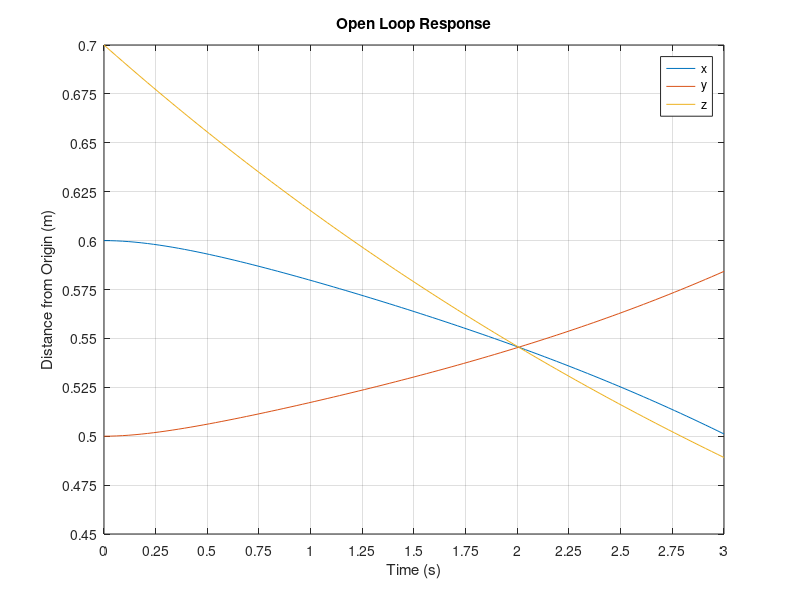
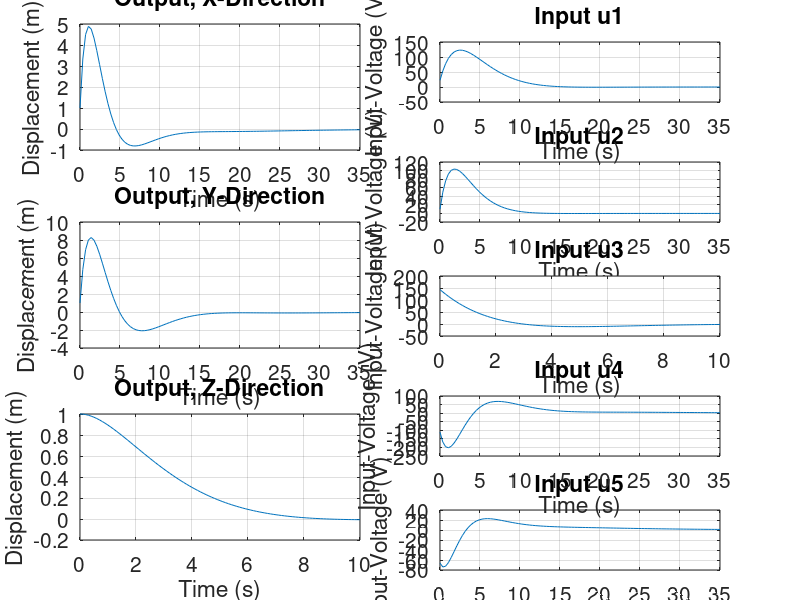
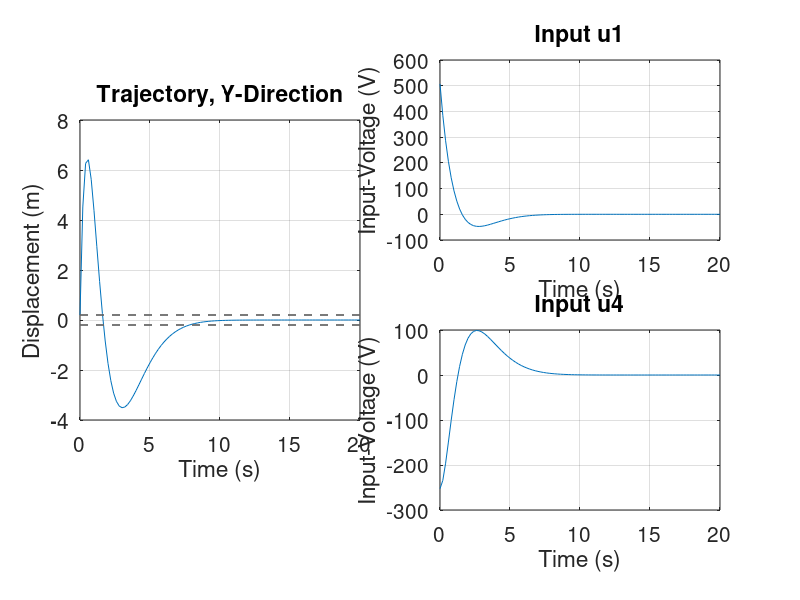
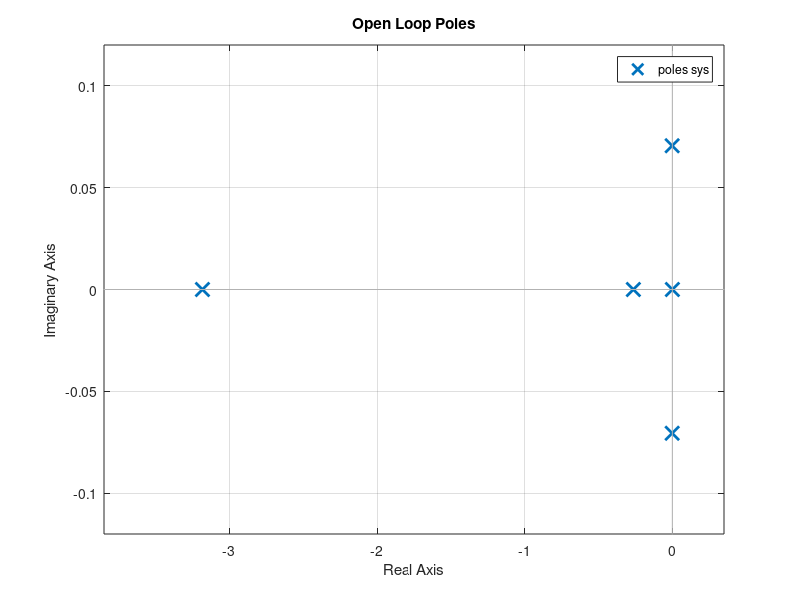

Write MATLAB code to recreate these figures, in order.
% Applied Linear Systems, Midterm Project %
% Peter Racioppo, 905955118 %

clear all
clc

% ------ Question 1b ------ %

% Masses
Mx = 100;
My = 150;
Mz = 50;
m4 = 20;
m5 = 20;

% Damping-Coefficients
bx = 50;
by = 40;
bz = 10;
b4 = 2.51;
b5 = 3.77;

% Stiffness-Coefficients
kx = 0.2;
ky = 0.1;
k4 = 7.89;
k5 = 7.89;

% Coefficients
a1 = 0.05;
a2 = 0.1;
a3 = 0.1;
a4 = 0.3;
a5 = 0.5;

% Matrix Definitions

A = [0,(1/Mx),0,0,0,0,0,0,0,0,0,0;...
    0,(-bx/Mx),-kx,0,0,0,0,0,0,0,0,0;...
    0,(1/Mx),(-kx/b5),(k5/b5),(-1/m5),0,0,0,0,0,0,0;...
    0,0,(kx/b5),(-k5/b5),0,0,0,0,0,0,0,0;...
    0,0,kx,0,0,0,0,0,0,0,0,0;...
    0,0,0,0,0,0,(1/My),0,0,0,0,0;...
    0,0,0,0,0,0,(-by/My),-ky,0,0,0,0;...
    0,0,0,0,0,0,(1/My),(-ky/b4),(k4/b4),(-1/m4),0,0;...
    0,0,0,0,0,0,0,(ky/b4),(-k4/b4),0,0,0;...
    0,0,0,0,0,0,0,ky,0,0,0,0;...
    0,0,0,0,0,0,0,0,0,0,0,1;...
    0,0,0,0,0,0,0,0,0,0,0,(-bz/Mz)];
    
B = [0,0,0,0,0;...
    0,a2,0,0,0;...
    0,0,0,0,-a5/b5;...
    0,0,0,0,a5/b5;...
    0,0,0,0,0;...
    0,0,0,0,0;...
    a1,0,0,0,0;...
    0,0,0,-a4/b4,0;...
    0,0,0,a4/b4,0;...
    0,0,0,0,0;...
    0,0,0,0,0;...
    0,0,a3/Mz,0,0];

C = [1,0,-1,0,0,0,0,0,0,0,0,0;...
    0,0,0,0,0,1,0,-1,0,0,0,0;...
    0,0,0,0,0,0,0,0,0,0,1,0];

D = [0,0,0,0,0;...
     0,0,0,0,0;...
     0,0,0,0,0];
 
% ------ Question 1c ------ %

sys= ss(A,B,C,D);
sysr=minreal(sys);
[a,b,c,d] = ssdata(sysr);

set(sys,'statename',{'p1','q2','q3','p4','y1','p5',...
     'q6','q7','p8','x2','z','z_prime'});
set(sys,'inputname',{'u1','u2','u3','u4','u5'});
set(sys,'outputname',{'y','x','z'});

% Our state-space representation is already a minimum realization.
 
% ------ Question 2 ------ %
  
P = ctrb(sys);
rank(P);

% The rank of P is 12, so the system is controllable.

% There are (the sum of 5 choose k from 1 to 5) = 31 possible subsets to check.

comb = [1 1 1 1 1;...
    1 1 1 1 0;...
    1 1 1 0 1;...
    1 1 0 1 1;...
    1 0 1 1 1;...
    0 1 1 1 1;... 
    1 1 1 0 0;...
    1 1 0 1 0;...
    1 1 0 0 1;...
    1 0 1 1 0;...
    1 0 1 0 1;...
    1 0 0 1 1;...
    0 1 1 1 0;...
    0 1 1 0 1;...
    0 1 0 1 1;...
    0 0 1 1 1;...
    1 1 0 0 0;...
    1 0 1 0 0;...
    1 0 0 1 0;...
    1 0 0 0 1;...
    0 1 1 0 0;...
    0 1 0 1 0;...
    0 1 0 0 1;...
    0 0 1 1 0;...
    0 0 1 0 1;...
    0 0 0 1 1;...
    1 0 0 0 0;...
    0 1 0 0 0;...
    0 0 1 0 0;...
    0 0 0 1 0;...
    0 0 0 0 1];

for ii = 1:31
    k = 1;
    if comb(ii,1) == 1
        Bn(:,k) = B(:,1);
        k=k+1;
    end
    if comb(ii,2) == 1
        Bn(:,k) = B(:,2);
        k=k+1;
    end
    if comb(ii,3) == 1
        Bn(:,k) = B(:,3);
        k=k+1;
    end
    if comb(ii,4) == 1
        Bn(:,k) = B(:,4);
        k=k+1;
    end
    if comb(ii,5) == 1
        Bn(:,k) = B(:,5);
    end 
    Dn = zeros(3,sum(comb(ii,:)));
    sys_n = ss(A,Bn,C,Dn);
    Pn = ctrb(sys_n);
    controllables(ii)=rank(Pn);
    clear Bn
    clear sys_n
end

controllables;

% Thus, there are four controllable subsets:
% u1,u2,u3,u4,u5; u1,u2,u3,u4; u1,u2,u3,u5; u1,u2,u3
% The three necessary control inputs are u1, u2, & u3.

% ------ Question 3 ------ %

poles=eig(A);
freq1=arrayfun(@norm,poles);

[Wn,zeta]=damp(sysr);

% frequency
freq=Wn/(2*pi);

% damping ratio
dampr=zeta;

% ------ Question 4 ------ %

x_0=[0.6;-150;0;0;0;0.5;300;0;0;0;0.7;-0.09348];
[response,time,~]=initial(sysr,x_0,3);
figure;
plot(time,response)
axis auto;
grid on;
set(gca,'xtick',0:0.25:3);
set(gca,'ytick',0:0.025:1);
xlabel('Time (s)');
ylabel('Distance from Origin (m)');
title('Open Loop Response');
legend('x','y','z');

% ------ Question 5 ------ %

% Matrix definitions for x, y, & z

Ax=[0,(1/Mx),0,0,0;...
    0,(-bx/Mx),-kx,0,0;...
    0,(1/Mx),(-kx/b5),(k5/b5),(-1/m5);...
    0,0,(kx/b5),(-k5/b5),0;...
    0,0,kx,0,0];...
Bx=[0,0;...
    a2,0;...
    0,-a5/b5;...
    0,a5/b5;...
    0,0];...
Cx=[1,0,-1,0,0];
Dx=[0,0];

Ay=[0,(1/My),0,0,0;...
    0,(-by/My),-ky,0,0;...
    0,(1/My),(-ky/b4),(k4/b4),(-1/m4);...
    0,0,(ky/b4),(-k4/b4),0;...
    0,0,ky,0,0];
By=[0,0;...
    a1,0;...
    0,-a4/b4;...
    0,a4/b4;...
    0,0];
Cy=[1,0,-1,0,0];
Dy=[0,0];

Az=[0,1;...
    0,(-bz/Mz)];
Bz=[0;...
    a3/Mz];
Cz=[1,0];
Dz=[0];

% ---------------------

% x

sysx= ss(Ax,Bx,Cx,Dx);
polesx=eig(Ax);

% 0th Iteration

P_0x=[0.0000 + 0.0000i;...
  -2.1457 + 0.0000i;...
  -0.4962 + 0.0000i;...
  -0.0019 + 0.0991i;...
  -0.0019 - 0.0991i];

% Old Poles

% P_1x=[-0.03;...
%   -0.85 + 0.5i;...
%   -0.85 - 0.5i;...
%   -0.85 + 0.5i;...
%   -0.85 - 0.5i];

% minimum time constant is 0.57 seconds.

% 1st Iteration

% P_1x=linspace(-0.9,-1.1,5);

% 2nd Iteration

% ex1=2;
% ex= 0.5*ex1;
% wy= 0.1*ex1;
% n1=0.6;
% n2=0.9;
% 
% P_1x=[-0.5;...
%       n1*(-ex + wy*1i);...
%       n1*(-ex - wy*1i);...
%       n2*(-ex + wy*1i);...
%       n2*(-ex - wy*1i)];

% 3rd Iteration

% ex1=2;
% ex= 0.3*ex1;
% wy= 0.1*ex1;
% n1=0.6;
% n2=0.9;
% 
% P_1x=[-0.5;...
%       n1*(-ex + wy*1i);...
%       n1*(-ex - wy*1i);...
%       n2*(-ex + wy*1i);...
%       n2*(-ex - wy*1i)];
  
% 4th Iteration

% ex1=2;
% ex= 0.3*ex1;
% wy= 0.1*ex1;
% n1=0.6;
% n2=0.9;
% 
% P_1x=[-0.3;...
%       n1*(-ex + wy*1i);...
%       n1*(-ex - wy*1i);...
%       n2*(-ex + wy*1i);...
%       n2*(-ex - wy*1i)];
  
% 5th Iteration

ex1=2;
ex= 0.3*ex1;
wy= 0.1*ex1;
n1=0.6;
n2=0.9;

P_1x=[-0.1;...
      n1*(-ex + wy*1i);...
      n1*(-ex - wy*1i);...
      n2*(-ex + wy*1i);...
      n2*(-ex - wy*1i)];
  
% try to make ratio of u1 to u2 10:1 by changing
%   position of real pole relatives to complex poles

 Gx = place(Ax,Bx,P_1x);

 Bdx=[0,0;...
     0,0;...
     0,0;...
     0,0;...
     0,0];
    
Ddx=[0,0];

% define new system with modified poles
sys_1x= ss(Ax-Bx*Gx,Bdx,Cx-Dx*Gx,Ddx);

% plot the new system's poles
% figure;
% subplot(1,2,1)
% pzmap(sys_1x);

% plot of the closed loop response, Trial 1
x_0=[1,0,0,0,0];
[y1x,tx,x1x]=initial(sys_1x,x_0,35);

% subplot(1,2,2)
% plot(tx,y1x)
% xlabel('Time (s)');
% ylabel('Distance from Origin (m)');
% title('Closed Loop Response, X-Coordinate');

% for ii=1:length(tx)
%     if tx(ii) <=8
%         k=ii;
%     end
% end
% 
% value_8_x= y1x(k)

for ii=1:length(tx)
    if tx(ii) >= 8
        k=ii;
        valuex(k)=y1x(k);
    end
end

maxdiffx=max(abs(valuex-0))

for ii=1:length(tx)
    if tx(ii) >= 0
        k=ii;
        overx(k)=y1x(k);
    end
end

overshootx=max(abs(overx-0))

inputx=Gx*transpose(x1x);
max_x=[max(abs(inputx(1,:))), max(abs(inputx(2,:)))]

u2=inputx(1,:);
u5=inputx(2,:);

% figure;
% subplot(5,2,2)
% plot(tx,u2)
% subplot(5,2,1)
% plot(tx,y1x)
%xlabel('Time (s)');
%ylabel('Distance from Origin (m)');
%title('Closed Loop Response, X-Coordinate');

% -------------------

% y

sysy= ss(Ay,By,Cy,Dy);
polesy=eig(Ay);

% 0th Iteration

P_0y=[0.0000 + 0.0000i;...
  -3.1832 + 0.0000i;...
  -0.2643 + 0.0000i;...
  -0.0012 + 0.0706i;...
  -0.0012 - 0.0706i];

% Old Poles

% P_1y=[-0.021;...
%   -0.51 + 0.35i;...
%   -0.51 - 0.35i;...
%   -0.51 + 0.35i;...
%   -0.51 - 0.35i];

% 1st Iteration

% P_1y=linspace(-.9,-1.1,5);

% 2nd Iteration

% exy1=2;
% exy= 0.3*exy1;
% wyy= 0.1*exy1;
% n1y=0.6;
% n2y=0.9;
% 
% P_1y=[-0.5;...
%       n1y*(-exy + wyy*1i);...
%       n1y*(-exy - wyy*1i);...
%       n2y*(-exy + wyy*1i);...
%       n2y*(-exy - wyy*1i)];

% 3rd Iteration

% exy1=2.4;
% exy= 0.17*exy1;
% wyy= 0.1*exy1;
% n1y=0.7;
% n2y=0.8;
% 
% P_1y=[-0.3;...
%       n1y*(-exy + wyy*1i);...
%       n1y*(-exy - wyy*1i);...
%       n2y*(-exy + wyy*1i);...
%       n2y*(-exy - wyy*1i)];

% 4th Iteration

% exy1=2.7;
% exy= 0.17*exy1;
% wyy= 0.07*exy1;
% n1y=0.6;
% n2y=0.85;
% 
% P_1y=[-0.15;...
%       n1y*(-exy + wyy*1i);...
%       n1y*(-exy - wyy*1i);...
%       n2y*(-exy + wyy*1i);...
%       n2y*(-exy - wyy*1i)];

% 5th Iteration

exy1=2.9;
exy= 0.17*exy1;
wyy= 0.07*exy1;
n1y=0.6;
n2y=0.85;

P_1y=[-0.1;...
      n1y*(-exy + wyy*1i);...
      n1y*(-exy - wyy*1i);...
      n2y*(-exy + wyy*1i);...
      n2y*(-exy - wyy*1i)];
  
Gy = place(Ay,By,P_1y);

Bdy=[0,0;...
    0,0;...
    0,0;...
    0,0;...
    0,0];
    
Ddy=[0,0];

% define new system with modified poles
sys_1y= ss(Ay-By*Gy,Bdy,Cy-Dy*Gy,Ddy);

% plot the new system's poles
% figure;
% subplot(1,2,1)
% pzmap(sys_1y);

% plot of the closed loop response, Trial 1
y_0=[1,0,0,0,0];
[y1y,ty,x1y]=initial(sys_1y,y_0,35);

% subplot(1,2,2)
% plot(ty,y1y)
% axis auto;
% xlabel('Time (s)');
% ylabel('Distance from Origin (m)');
% title('Closed Loop Response, Y-Coordinate');

% for ii=1:length(ty)
%     if ty(ii) <=8
%         k=ii;
%     end
% end

% value_8_y= y1y(k)

for ii=1:length(ty)
    if ty(ii) >= 8
        k=ii;
        valuey(k)=y1y(k);
    end
end

maxdiffy=max(abs(valuey-0))

for ii=1:length(ty)
    if ty(ii) >= 0
        k=ii;
        overy(k)=y1y(k);
    end
end

overshooty=max(abs(overy-0))

inputy=Gy*transpose(x1y);
max_y=[max(abs(inputy(1,:))), max(abs(inputy(2,:)))]

u1=inputy(1,:);
u4=inputy(2,:);

% -------------------

% z

sysz= ss(Az,Bz,Cz,Dz);
polesz=eig(Az);

% 0th Iteration

P_0z=[0;...
      -0.2];

% 1st Iteration

% P_1z=linspace(-0.4,-0.5,2);

% 2nd Iteration

% P_1z= [-0.45+0.2i;...
%        -0.45-0.2i];

% 3rd Iteration

% P_1z= [-0.45+0.4i;...
%        -0.45-0.4i];

% 4th Iteration

% P_1z=[-0.45+0.3i;...
%       -0.45-0.3i];

% 5th Iteration

P_1z=[-0.45+0.29i;...
      -0.45-0.29i];

Gz = place(Az,Bz,P_1z);

Bdz=[0;...
    0];

Ddz=0;

% define new system with modified poles
sys_1z= ss(Az-Bz*Gz,Bdz,Cz-Dz*Gz,Ddz);

% plot the new system's poles
% figure;
% subplot(1,2,1)
% pzmap(sys_1z);

% plot of the closed loop response, Trial 1
z_0=[1,0];
[y1z,tz,x1z]=initial(sys_1z,z_0,10);

% subplot(1,2,2)
% plot(tz,y1z)
% axis auto;
% xlabel('Time (s)');
% ylabel('Distance from Origin (m)');
% title('Closed Loop Response, Z-Coordinate');

% for ii=1:length(tz)
%     if tz(ii) <=8
%         k=ii;
%     end
% end
% 
% value_8_z= y1z(k)

for ii=1:length(tz)
    if tz(ii) >= 8
        k=ii;
        valuez(k)=y1z(k);
    end
end

maxdiffz=max(abs(valuez-0))

for ii=1:length(tz)
    if tz(ii) >= 0
        k=ii;
        overz(k)=y1z(k);
    end
end

overshootz=max(abs(overz-0))

inputz=Gz*transpose(x1z);
max_z=[max(abs(inputz(1,:)))]

u3=inputz(1,:);

% --------------------------------------------

% Tables

% X

Iterationx = ['1';'2';'3';'4';'5'];
Maxinput1x = [1122.61,460.14,237.44,162.72,193.77];
Maxinput2x = [747.03,251.97,66.91,78.00,24.02];
Overshootx = [23.73,11.77,4.77,5.26,2.32];
Distancex = [0.80,1.74,1.40,1.30,0.25];
Specx={'N';'N';'N';'N';'N'};

% -------------------

% Y

Iterationy = ['1';'2';'3';'4';'5'];
Maxinput1y = [3460.90;803.87;396.98;306.98;375.09];
Maxinput2y = [1662.90;313.29;161.24;93.11;69.41];
Overshooty = [46.57;12.15;6.88;4.41;3.53];
Distancey = [1.60;3.67;2.30;0.91;0.51];
Specy = ['N';'N';'N';'N';'N'];

% -------------------

% Z

Iterationz = ['1';'2';'3';'4';'5'];
Maxinputz = [100.00;121.25;181.25;146.25;143.30];
Overshootz = [1.00;1.00;1.00;1.00;1.00];
Distancez = [0.13;0.06;0.03;0.01;0.01];
Specz = ['N';'N';'N';'Y';'Y'];

% -------------------

% Tables, contd.

% Tx = table(Iterationx,Maxinput1x,Maxinput2x,Overshootx,Distancex,...
%     'VariableNames',{'Iteration' 'Maxinput_u1' 'Maxinput_u4' 'Overshoot' 'Distance'});
% 
% Ty = table(Iterationy,Maxinput1y,Maxinput2y,Overshooty,Distancey,Specy,...
%     'VariableNames',{'Iteration' 'Maxinput_u1' 'Maxinput_u4' 'Overshoot' 'Distance' 'Specs'});
% 
% Tz = table(Iterationz,Maxinputz,Overshootz,Distancez, Specz,...
%     'VariableNames',{'Iteration' 'Maxinput_u3' 'Overshoot' 'Distance' 'Specs'});

% --------------------------------------------

% Figure

f = figure;
set(gcf, 'numbertitle', 'off', 'name', 'Final Design');
set(f, 'Units', 'normalized', 'Position', [0.2, 0.1, 0.7, 0.8]);

% subplot(6, 2, [1,  3])
subplot('position',[0.1 0.75 0.35 0.21])
plot(tx, y1x)
title('Output, X-Direction', 'Fontsize', 15)
xlabel('Time (s)', 'FontSize',15)
ylabel('Displacement (m)', 'FontSize',15)
set(gca,'fontsize',15)
grid on

% subplot(6, 2, [5,  7])
subplot('position',[0.1 0.42 0.35 0.21])
plot(ty, y1y)
title('Output, Y-Direction', 'Fontsize', 15)
xlabel('Time (s)', 'FontSize',15)
ylabel('Displacement (m)', 'FontSize',15)
set(gca,'fontsize',15)
grid on

%subplot(6, 2, [9, 11])
subplot('position',[0.1 0.1 0.35 0.21])
plot(tz, y1z)
title('Output, Z-Direction', 'Fontsize', 15)
xlabel('Time (s)', 'FontSize',15)
ylabel('Displacement (m)', 'FontSize',15)
set(gca,'fontsize',15)
grid on

% subplot(6, 2,  4)
subplot('position',[0.55 0.63 0.35 0.10])
plot(tx, u2)
title('Input u2', 'Fontsize', 15)
xlabel('Time (s)', 'FontSize',15)
ylabel('Input-Voltage (V)', 'FontSize',15)
set(gca,'fontsize',15)
grid on

% subplot(6, 2,  10)
subplot('position',[0.55 0.05 0.35 0.10])
plot(tx, u5)
title('Input u5', 'Fontsize', 15)
xlabel('Time (s)', 'FontSize',15)
ylabel('Input-Voltage (V)', 'FontSize',15)
set(gca,'fontsize',15)
grid on

% subplot(6, 2,  2)
subplot('position',[0.55 0.83 0.35 0.10])
plot(ty, u1)
title('Input u1', 'Fontsize', 15)
xlabel('Time (s)', 'FontSize',15)
ylabel('Input-Voltage (V)', 'FontSize',15)
set(gca,'fontsize',15)
grid on

% subplot(6, 2,  8)
subplot('position',[0.55 0.24 0.35 0.10])
plot(ty, u4)
title('Input u4', 'Fontsize', 15)
xlabel('Time (s)', 'FontSize',15)
ylabel('Input-Voltage (V)', 'FontSize',15)
set(gca,'fontsize',15)
grid on

% subplot(6, 2, 6)
subplot('position',[0.55 0.44 0.35 0.10])
plot(tz, u3)
title('Input u3', 'Fontsize', 15)
xlabel('Time (s)', 'FontSize',15)
ylabel('Input-Voltage (V)', 'FontSize',15)
set(gca,'fontsize',15)
grid on

% -------------------  -------------------
% -------------------  -------------------

% Applied Linear Systems, Final Project %

% Peter Racioppo, 905955118 %

clear all
clc

% ---------------------

% Constant Definitions

% Masses
My = 150;
m4 = 20;

% Damping-Coefficients
by = 40;
b4 = 2.51;

% Stiffness-Coefficients
ky = 0.1;
k4 = 7.89;

% Coefficients
a1 = 0.05;
a4 = 0.3;

% Matrix Definitions

A=[0,(1/My),0,0,0;...
    0,(-by/My),-ky,0,0;...
    0,(1/My),(-ky/b4),(k4/b4),(-1/m4);...
    0,0,(ky/b4),(-k4/b4),0;...
    0,0,ky,0,0];
B=[0,0;...
    a1,0;...
    0,-a4/b4;...
    0,a4/b4;...
    0,0];
C=[1,0,-1,0,0];
D=[0,0];

% ---------------------

%  Define Open Loop System

sys= ss(A,B,C,D);
poles=eig(A);

% y_i=[1,0,0,0,-0.5];
% [yi,ti,xi]=initial(sys,y_i,4);
% figure;
% plot(ti,yi)

% ---------------------

% Problem 1

O=obsv(A,C)';  % ctrb(A',C');
rank(O);

% the observability matrix is full rank (5), so the
% open loop plant is fully observable.

% ---------------------

% Problem 2

% Pole Placement

% Prof. Southward's Poles
% w = 0.8;
% z1 = 0.95;
% z2 = 0.90;
% zw1 = z1*w;
% zw2 = z2*w;

% Poles must be placed further left to satisfy requirements

% New Poles

%w = 0.75;
w = 1.1;
z1 = 0.95;
z2 = 0.90;
zw1 = z1*w;
zw2 = z2*w;

P_closed = [-w,-zw1+w*sqrt(1-z1^2)*1i,-zw1-w*sqrt(1-z1^2)*1i,...
    -zw2+w*sqrt(1-z2^2)*1i,-zw2-w*sqrt(1-z2^2)*1i];

Gi = place(A,B,P_closed);

% Dummy Matrices
Bd=[0,0;...
    0,0;...
    0,0;...
    0,0;...
    0,0];
    
Dd=[0,0];

% Define Closed Loop System
sys_1= ss(A-B*Gi,Bd,C-D*Gi,Dd);

y_0=[0.2,0,0,0,-0.5];
[y1,t,x1]=initial(sys_1,y_0,20);

% -------------------

for ii=1:length(t)
    if t(ii) >= 10
        k=ii;
        value(k)=y1(k);
    end
end

% Maximum distance from origin after 10 seconds
maxdiff=max(abs(value-0));

for ii=1:length(t)
    if t(ii) >= 0
        k=ii;
        over(k)=y1(k);
    end
end

% Overshoot
overshoot=max(abs(over-0));

% Inputs
input=Gi*transpose(x1);
maxinput=[max(abs(input(1,:))), max(abs(input(2,:)))];

u1=input(1,:);
u4=input(2,:);

% -------------------

% Figures for Closed Loop System

f = figure;
set(gcf, 'numbertitle', 'off', 'name', 'Closed Loop Controller');
set(f, 'Units', 'normalized', 'Position', [0.2, 0.1, 0.7, 0.8]);

% Plot of trajectory
subplot('position',[0.1 0.3 0.35 0.5])
plot(t, y1)
hold on;
% Dotted lines, representing limits of required range
plot([0, 20], [ 0.2,  0.2],'--', 'Color',[0.4,0.4,0.4], 'LineWidth', 1.25)
plot([0, 20], [-0.2, -0.2],'--', 'Color',[0.4,0.4,0.4], 'LineWidth', 1.25)
title('Trajectory, Y-Direction', 'Fontsize', 15)
xlabel('Time (s)', 'FontSize',15)
ylabel('Displacement (m)', 'FontSize',15)
set(gca,'fontsize',15)
set(gcf,'color','w');
grid on

% Plot of input, u1
subplot('position',[0.55 0.6 0.35 0.30])
plot(t, u1)
title('Input u1', 'Fontsize', 15)
xlabel('Time (s)', 'FontSize',15)
ylabel('Input-Voltage (V)', 'FontSize',15)
set(gca,'fontsize',15)
set(gcf,'color','w');
grid on

% Plot of input, u2
subplot('position',[0.55 0.15 0.35 0.30])
plot(t, u4)
title('Input u4', 'Fontsize', 15)
xlabel('Time (s)', 'FontSize',15)
ylabel('Input-Voltage (V)', 'FontSize',15)
set(gca,'fontsize',15)
set(gcf,'color','w');
grid on

% -------------------

% Problem 3

% Closed Loop Poles
wa = 1.5;
z1a = 0.95;
z2a = 0.90;
zw1a = z1a*wa;
zw2a = z2a*wa;

% These poles must be placed further to the left than in question 2
% since they will have less time to converge to zero.

P_closeda = [-wa,-zw1a+wa*sqrt(1-z1a^2)*1i,-zw1a-wa*sqrt(1-z1a^2)*1i,...
    -zw2a+wa*sqrt(1-z2a^2)*1i,-zw2a-wa*sqrt(1-z2a^2)*1i];

G = place(A,B,P_closeda);

% Dummy Matrices
Bd=[0,0;...
    0,0;...
    0,0;...
    0,0;...
    0,0];
    
Dd=[0,0];

% Define Closed Loop System
sys_1= ss(A-B*G,Bd,C-D*G,Dd);

y_0=[0.2,0,0,0,-0.5];
[y1,t,x1]=initial(sys_1,y_0,16);

% Observer Poles
wb = wa*5;   % 5 times farther into left plane than feedback poles
z1b = 0.95;
z2b = 0.90;
zw1b = z1b*wb;
zw2b = z2b*wb;

P_obsv = [-wb,-zw1b+wb*sqrt(1-z1b^2)*1i,-zw1b-wb*sqrt(1-z1b^2)*1i,...
    -zw2b+wb*sqrt(1-z2b^2)*1i,-zw2b-wb*sqrt(1-z2b^2)*1i];

K = place(A',C',P_obsv)';

% -------------------

% Observer Matrices

Ao = [ A    zeros(size(A))
      K*C     A-K*C ];

Co = [     C             zeros(size(C))
      zeros(size(C))         C];
  
Bo = [B;...
      B];

Do = [D;...
      D];

% ------------------

% Observer + Controller Matrices

Ac = [ A       -B*G
      K*C   A-K*C-B*G ];

Cc = [     C             -D*G
      zeros(size(C))     C-D*G];

Bc = [Bd;...
      Bd];

Dc = [Dd;...
     Dd];

% ------------------

% Create Observer System
syso = ss(Ao,Bo,Co,Do);

yo_0=[0.2,0,0,0,-0.5,0,0,0,0,0];

[y1,t1,x1]=initial(syso,yo_0,4);

% Find index at which time = 4 seconds
k=find(t1==4);

% Set state vector at k as initial conditions for next part
yc_0=x1(k,1:10);

% State trajectory and observer trajectory
yo=y1(:,1);
yobsvo=y1(:,2);

% ------------------

% Create Observer + Controller System
sysc = ss(Ac,Bc,Cc,Dc);

[y2,t2,x2]=initial(sysc,yc_0,16);

xc=x2(:,1:5);
xobsvc=x2(:,6:10);

% With controller: state trajectory and observer trajectory
yc=y2(:,1);
yobsvc=y2(:,2);

% -------------------

% We've already passed through 4 seconds, so
% we must check at 6 seconds rather than at 10

for ii=1:length(t2)
    if t2(ii) >= 6
        k=ii;
        value1(k)=yobsvc(k);
    end
end

% Max distance from origin after 10 seconds
maxdiff1=max(abs(value1-0));

for ii=1:length(t2)
    if t2(ii) >= 0
        k=ii;
        over1(k)=yc(k);
    end
end

% Overshoot
overshoot1=max(abs(over1-0));

% Inputs
input1=G*transpose(xc);
maxinput1=[max(abs(input1(1,:))), max(abs(input1(2,:)))];

u1c=input1(1,:);
u4c=input1(2,:);

% -------------------

% Open Loop Poles
figure;
pzmap(sys);
title('Open Loop Poles')
set(gcf,'color','w');

% % Closed Loop Controller Poles
% figure;
% pzmap(sys_1);

Go=place(A,B,P_obsv);
sys_obsv= ss(A-B*Go,Bd,C-D*Go,Dd);

% Observer Poles + Controller Poles
figure
%pzmap(sysc)
pzmap(sys_1)
hold on;
pzmap(sys_obsv)
title('Observer Poles + Controller Poles')
set(gcf,'color','w');
legend('Closed Loop Poles', 'Observer Poles')

% -------------------

% Problem 4

% Figure of observer without controller in first 4 seconds
figure;
plot(t1, yobsvo)
hold on;
plot(t1, yo)
title('Output, First Four Seconds', 'Fontsize', 15)
xlabel('Time (s)', 'FontSize',15)
ylabel('Displacement (m)', 'FontSize',15)
set(gca,'fontsize',15)
set(gcf,'color','w');
grid on
legend('Observer','Open Loop Trajectory')

% Figures for Observer + Controller System

f1 = figure;
set(gcf, 'numbertitle', 'off', 'name', 'Complete Output Feedback Controller');
set(f1, 'Units', 'normalized', 'Position', [0.2, 0.1, 0.7, 0.8]);

% Figure of Observer and State Trajectory
subplot('position',[0.1 0.3 0.35 0.5])
plot(t1, yobsvo, t2+4, yobsvc,'Color','Red')   % Observer
hold on;
plot(t1, yo, t2+4, yc,'Color','Green')         % State trajectory
plot([0, 20], [ 0.2,  0.2],'--', 'Color',[0.4,0.4,0.4], 'LineWidth', 1.25)
plot([0, 20], [-0.2, -0.2],'--', 'Color',[0.4,0.4,0.4], 'LineWidth', 1.25)
title('Trajectory, Y-Direction', 'Fontsize', 15)
xlabel('Time (s)', 'FontSize',15)
ylabel('Displacement (m)', 'FontSize',15)
set(gca,'fontsize',15)
set(gcf,'color','w');
grid on

% Figure of input, u1
subplot('position',[0.55 0.6 0.35 0.30])
plot(t1,t1*0,t2+4, u1c,'Color','Blue')
title('Input u1', 'Fontsize', 15)
xlabel('Time (s)', 'FontSize',15)
ylabel('Input-Voltage (V)', 'FontSize',15)
set(gca,'fontsize',15)
grid on
hold on;
line([4 4], [0 u1c(1)],'Color', 'Blue')

% Figure of input, u4
subplot('position',[0.55 0.15 0.35 0.30])
plot(t1,t1*0,t2+4, u4c, 'Color', 'Red')
title('Input u4', 'Fontsize', 15)
xlabel('Time (s)', 'FontSize',15)
ylabel('Input-Voltage (V)', 'FontSize',15)
set(gca,'fontsize',15)
grid on
hold on;
line([4 4], [u4c(1) 0], 'Color', 'Red')
